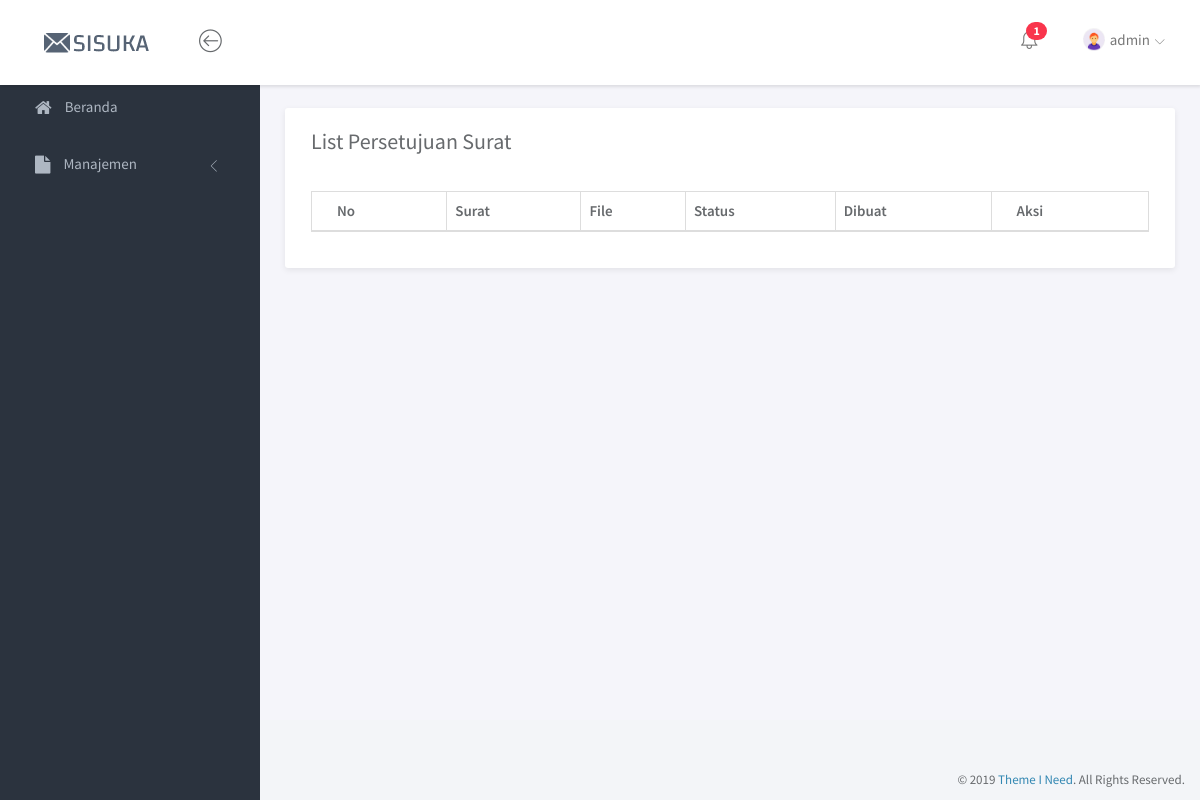
The page /index.php?page=listsurat (signed in) on the database as committed earlier.
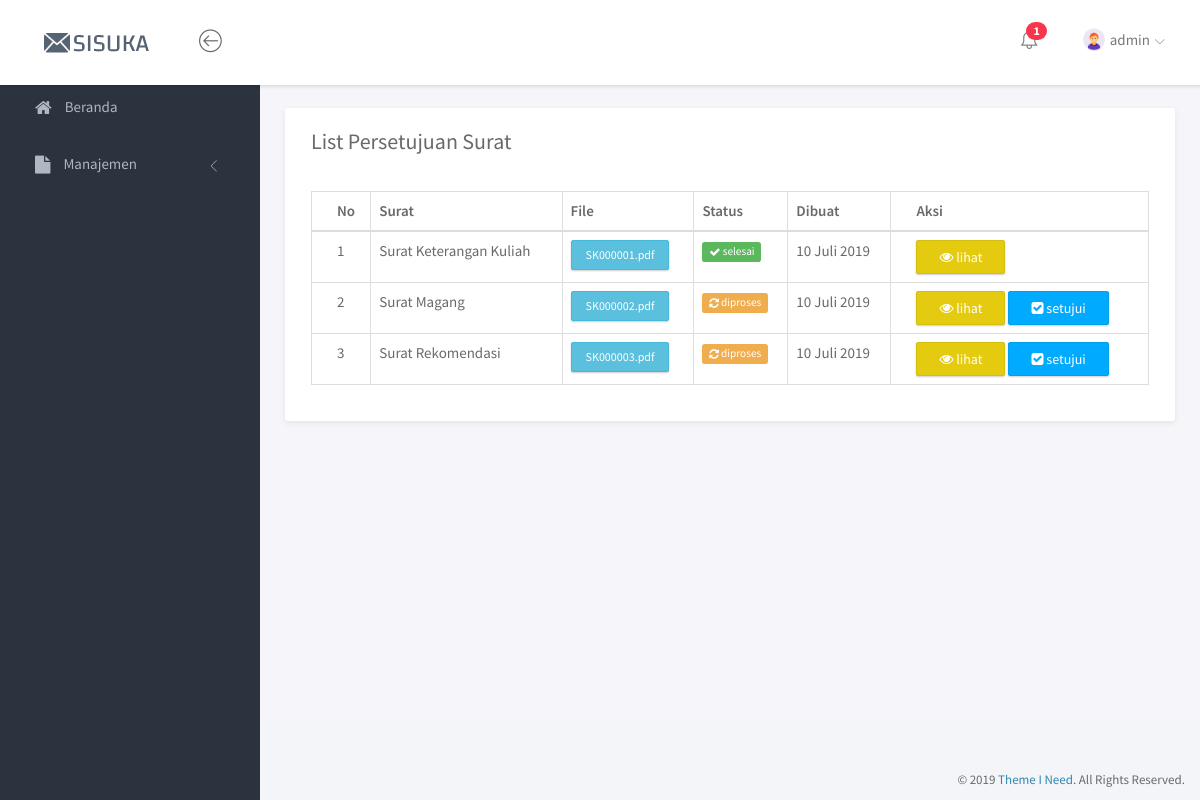
The same page on the database as committed later.
### tables this page shows
CREATE TABLE `tbl_user` (
  `id_user` int(11) NOT NULL,
  `username` varchar(15) NOT NULL,
  `password` varchar(10) NOT NULL,
  `role` int(2) NOT NULL,
  `terakhir_login` timestamp NULL DEFAULT NULL ON UPDATE CURRENT_TIMESTAMP
);

CREATE TABLE `tbl_suratkonfirmasi` (
  `id_suratkonfirmasi` varchar(15) NOT NULL,
  `id_kategori` varchar(15) NOT NULL,
  `status_surat` int(1) NOT NULL,
  `file_surat` text NOT NULL,
  `data` text NOT NULL,
  `created_at` date DEFAULT NULL,
  `acc_at` date DEFAULT NULL
);

CREATE TABLE `tbl_kategorisurat` (
  `id_kategori` varchar(15) NOT NULL,
  `nama` varchar(50) NOT NULL,
  `kode` varchar(5) NOT NULL,
  `file` text,
  `ket` text
);

### page/listsurat/listsurat.php (the view, shortened to what this page needs)
<div class="panel panel-headline">
    <div class="panel-heading">
        <div class="row">
            <div class="col-md-12">
                <div class="pull-left">
                    <h3 class="panel-title">List Persetujuan Surat</h3>
                </div>
            </div>
        </div>
    </div>
    <div class="panel-body">
        <div class="row">
            <div class="col-md-12">
                <div class="table-responsive">
                    <table class="table table-bordered example">
                        <thead>
                            <tr>
                                <th>No</th>
                                <th>Surat</th>
                                <th>File</th>
                                <th>Status</th>
                                <th>Dibuat</th>
                                <th>Aksi</th>
                            </tr>
                        </thead>
                        <tbody>
                            <?php
                            $no = 1;
                            $q = mysqli_query($conn, "SELECT * FROM tbl_suratkonfirmasi
                                                    JOIN tbl_kategorisurat ON tbl_suratkonfirmasi.id_kategori=tbl_kategorisurat.id_kategori");
                            while($data=mysqli_fetch_array($q)){
                                ?>
                                <tr>
                                    <td><?= $no ?></td>
                                    <td><?= $data['nama'] ?></td>
                                    <td><a href="file/surat/<?=$data['file_surat'] ?>" class="btn btn-info btn-xs" target="_blank" title="lihat file"><?= $data['file_surat'] ?></a></td>
                                    <td><?= getStatus($data['status_surat']) ?></td>
                                    <td><?= tanggal_indo($data['created_at']) ?></td>
                                    <td>
                                        <a href="?page=listsuratlihat&id=<?= $data['id_suratkonfirmasi'] ?>" class="btn btn-warning"><i class="fa fa-eye"></i> lihat</a>
                                        <?php if($data['status_surat'] == 0){ ?>
                                        <a href="?page=listsuratacc&id=<?= $data['id_suratkonfirmasi'] ?>" class="btn btn-primary"><i class="fa fa-check-square"></i> setujui</a>
                                        <?php } ?>
                                    </td>
                                </tr>
                            <?php $no++; }?>
                        </tbody>
                    </table>
                </div>
            </div>
        </div>
    </div>
</div>

### index.php (shortened to what this page needs)
<?php
	if (!empty($_SESSION['username']) && !empty($_SESSION['password']) && !empty($_SESSION['role'])){
		include "lib/koneksi.php";
?>
<!doctype html>
<html lang="en">
<head>
	<link rel="stylesheet" href="assets/vendor/bootstrap/css/bootstrap.min.css">
	<link rel="stylesheet" href="assets/vendor/font-awesome/css/font-awesome.min.css">
	<link rel="stylesheet" href="assets/vendor/linearicons/style.css">
	<link rel="stylesheet" href="assets/vendor/chartist/css/chartist-custom.css">
	<link rel="stylesheet" href="assets/css/main.css">
	<link rel="stylesheet" href="assets/css/demo.css">
	<link rel="stylesheet" href="assets/vendor/font-awesome/css/font-awesome.min.css">
	<link rel="stylesheet" href="assets/vendor/datatables.net-bs/css/dataTables.bootstrap.min.css">
</head>
<body>
	<div id="wrapper">
		<?php
			include "service.php";
			include "header.php";
			include "sidebar.php";
		?>
		<div class="main">
			<div class="main-content">
				<div class="container-fluid">
					<?php include "content.php"; ?>
				</div>
			</div>
		</div>
		<footer>
			<div class="container-fluid">
				<p class="copyright">&copy; 2019 <a href="https://www.themeineed.com" target="_blank">Theme I Need</a>. All Rights Reserved.</p>
			</div>
		</footer>
	</div>
</body>
</html>
<?php
} ?>

### header.php (shortened to what this page needs)
<nav class="navbar navbar-default navbar-fixed-top">
			<div class="brand">
				<a href="index.html"><img src="assets/img/sisuka.png" alt="Klorofil Logo" class="img-responsive logo"></a>
			</div>
			<div class="container-fluid">
				<div class="navbar-btn">
					<button type="button" class="btn-toggle-fullwidth"><i class="lnr lnr-arrow-left-circle"></i></button>
				</div>
				<div id="navbar-menu">
					<ul class="nav navbar-nav navbar-right">
						<li class="dropdown">
							<a href="#" class="dropdown-toggle icon-menu" data-toggle="dropdown">
								<i class="lnr lnr-alarm"></i>
								<span class="badge bg-danger">1</span>
							</a>
						</li>
						<li class="dropdown">
							<a href="#" class="dropdown-toggle" data-toggle="dropdown"><img src="<?= $photo ?>" class="img-circle" alt="Avatar"> <span><?= $nama ?></span> <i class="icon-submenu lnr lnr-chevron-down"></i></a>
						</li>
					</ul>
				</div>
			</div>
		</nav>

### sidebar.php (shortened to what this page needs)
<div id="sidebar-nav" class="sidebar">
	<div class="sidebar-scroll">
        <nav>
            <ul class="nav">
                <li><a href="?page=beranda" class=""><i class="fa fa-home"></i> <span>Beranda</span></a></li>
                <li>
                    <a href="#subPages" data-toggle="collapse" class="collapsed"><i class="fa fa-file"></i> <span>Manajemen</span> <i class="icon-submenu lnr lnr-chevron-left"></i></a>
                </li>
            </ul>
        </nav>
    </div>
</div>

### content.php
<?php
if (isset($_GET['page'])) $page=$_GET['page'];
else $page="beranda";
if ($page == "beranda")                 include("page/beranda.php");
elseif ($page == "logout")              include("page/logout.php");
    elseif ($page == "kategori")                     include("page/kategori/kategori.php");
    elseif ($page == "kategoritambah")               include("page/kategori/kategoritambah.php");
    elseif ($page == "kategoritambahpro")            include("page/kategori/kategoritambahpro.php");
    elseif ($page == "kategoriedit")                 include("page/kategori/kategoriedit.php");
    elseif ($page == "kategorieditpro")              include("page/kategori/kategorieditpro.php");
    elseif ($page == "kategorihapus")                include("page/kategori/kategorihapus.php");
    elseif ($page == "mahasiswa")                    include("page/mahasiswa/mahasiswa.php");
    elseif ($page == "mahasiswatambah")              include("page/mahasiswa/mahasiswatambah.php");
    elseif ($page == "mahasiswatambahpro")           include("page/mahasiswa/mahasiswatambahpro.php");
    elseif ($page == "mahasiswaedit")                include("page/mahasiswa/mahasiswaedit.php");
    elseif ($page == "mahasiswaeditpro")             include("page/mahasiswa/mahasiswaeditpro.php");
    elseif ($page == "mahasiswahapus")               include("page/mahasiswa/mahasiswahapus.php");
    elseif ($page == "persetujuansurat")             include("page/persetujuansurat/persetujuansurat.php");
    elseif ($page == "persetujuansurattambah")       include("page/persetujuansurat/persetujuansurattambah.php");
    elseif ($page == "persetujuansurattambahpro")    include("page/persetujuansurat/persetujuansurattambahpro.php");
    elseif ($page == "persetujuansuratedit")         include("page/persetujuansurat/persetujuansuratedit.php");
    elseif ($page == "persetujuansurateditpro")      include("page/persetujuansurat/persetujuansurateditpro.php");
    elseif ($page == "persetujuansurathapus")        include("page/persetujuansurat/persetujuansurathapus.php");
    elseif ($page == "listsurat")                    include("page/listsurat/listsurat.php");
    elseif ($page == "listsuratlihat")               include("page/listsurat/listsuratlihat.php");
    elseif ($page == "listsuratacc")                 include("page/listsurat/listsuratacc.php");
    elseif ($page == "surat")                        include("page/surat/surat.php");
    elseif ($page == "surattambah")                  include("page/surat/surattambah.php");
    elseif ($page == "surattambahpro")               include("page/surat/surattambahpro.php");
    elseif ($page == "suratedit")                    include("page/surat/suratedit.php");
    elseif ($page == "surateditpro")                 include("page/surat/surateditpro.php");
    elseif ($page == "surathapus")                   include("page/surat/surathapus.php");
    elseif ($page == "suratSKL")                     include("page/surat/suratSKL.php");
    elseif ($page == "suratSKK")                     include("page/surat/suratSKK.php");
    elseif ($page == "suratSR")                      include("page/surat/suratSR.php");
    elseif ($page == "suratSRK")                     include("page/surat/suratSRK.php");
    elseif ($page == "suratSM")                      include("page/surat/suratSM.php");
    elseif ($page == "suratkonfirmasi")              include("page/surat/suratkonfirmasi.php");
    else "Halaman tidak ditemukan";
?>

### service.php (shortened to what this page needs)
<?php
$user       = $_SESSION['username'];
$role       = $_SESSION['role'];
if ($role == 1){
    $sql = mysqli_query($conn, "SELECT * FROM tbl_user WHERE username='$user'");
    $datauser = mysqli_fetch_array($sql);
    $nama = $datauser['username'];
    $photo = 'assets/img/admin.png';
} else {
    $sql = mysqli_query($conn, "SELECT * FROM tbl_mahasiswa WHERE nim='$user'");
    $datauser = mysqli_fetch_array($sql);
    $nama = $datauser['nama_lengkap'];
    $photo = 'assets/img/no-photo.png';
}
function getStatus($params){
    switch ($params) {
        case 0:
            $nil = '<span class="label label-warning"><i class="fa fa-refresh"></i> diproses</span>';
            break;
        default:
            $nil = '<span class="label label-success"><i class="fa fa-check"></i> selesai</span>';
            break;
    }
    return $nil;
}
function tanggal_indo($tanggal){
	$bulan = array (1 =>   'Januari', 'Februari', 'Maret', 'April', 'Mei', 'Juni',
				'Juli', 'Agustus', 'September', 'Oktober', 'November', 'Desember');
	$split = explode('-', $tanggal);
	return $split[2].' '.$bulan[(int)$split[1]].' '.$split[0];
}
?>

Rows that differ between the two databases and show on the page:
added tbl_suratkonfirmasi: id_kategori.nama "Surat Keterangan Kuliah", file_surat "SK000001.pdf", status_surat 1 (drawn), created_at "10 Juli 2019"
added tbl_suratkonfirmasi: id_kategori.nama "Surat Magang", file_surat "SK000002.pdf", status_surat 0 (drawn), created_at "10 Juli 2019"
added tbl_suratkonfirmasi: id_kategori.nama "Surat Rekomendasi", file_surat "SK000003.pdf", status_surat 0 (drawn), created_at "10 Juli 2019"
